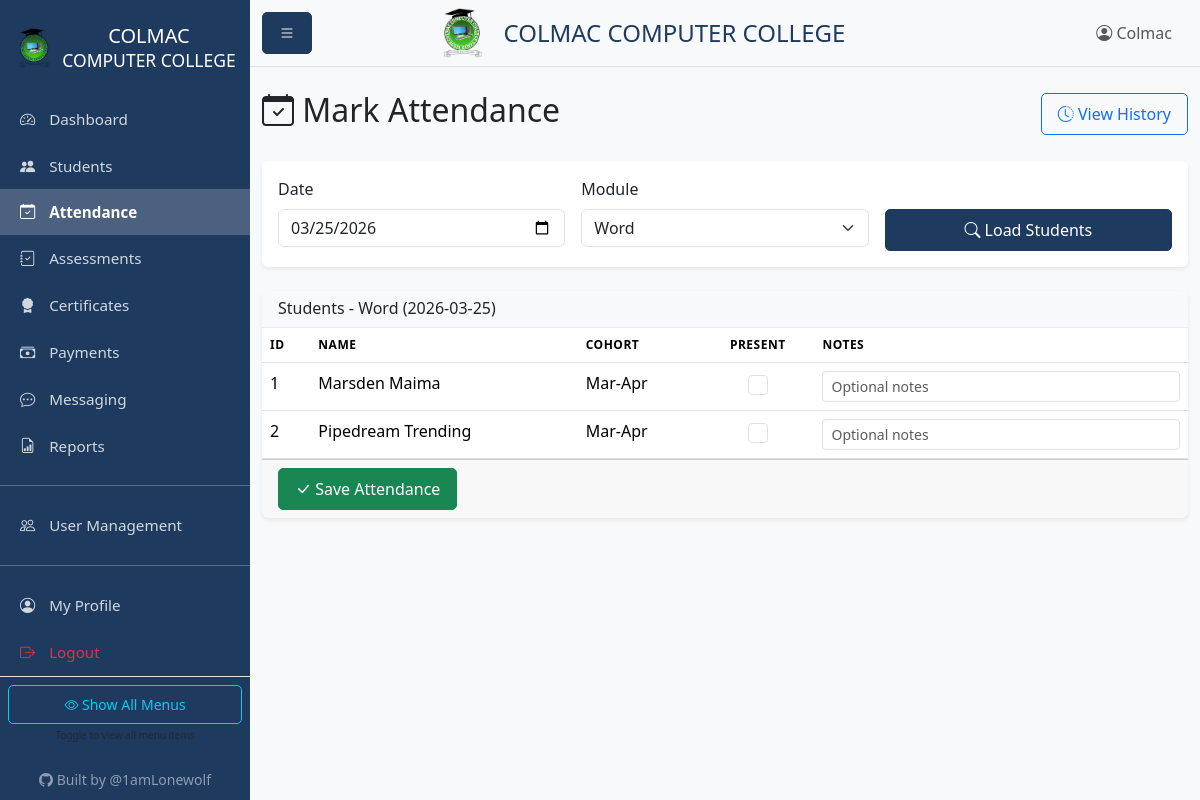
/attendance (signed in), run on an earlier commit of the app's database.
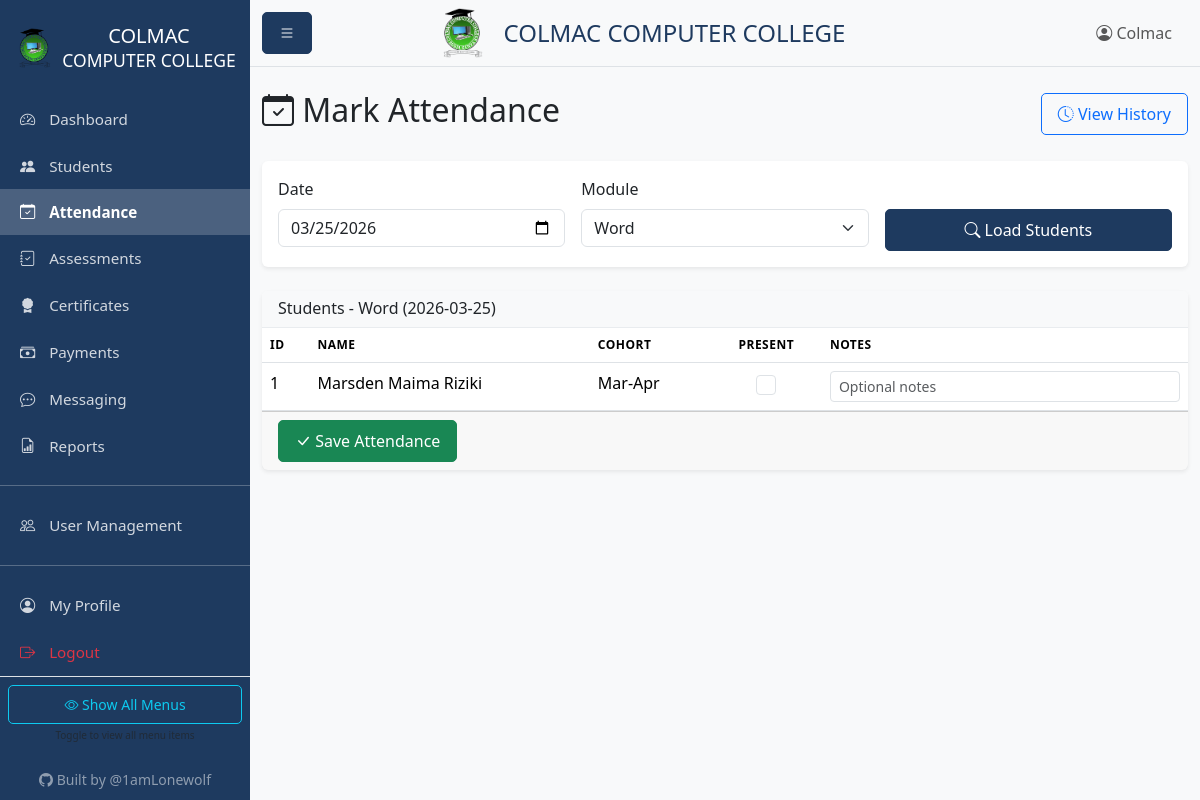
And on a later commit of the database.
### models.py (models this page shows, shortened)
class Student(db.Model):
    id = db.Column(db.Integer, primary_key=True)
    name = db.Column(db.String(100), nullable=False)
    phone = db.Column(db.String(20))
    email = db.Column(db.String(120))
    id_number = db.Column(db.String(50))  # National ID or student ID
    gender = db.Column(db.String(10))
    enrollment_date = db.Column(db.DateTime, default=datetime.utcnow)
    cohort = db.Column(db.String(50))  # e.g., "Jan-Mar 2026"
    status = db.Column(db.String(20), default='active')  # active, completed, dropped
    created_at = db.Column(db.DateTime, default=datetime.utcnow)
    updated_at = db.Column(db.DateTime, default=datetime.utcnow, onupdate=datetime.utcnow)
    attendances = db.relationship('Attendance', backref='student', lazy=True, cascade='all, delete-orphan')
    assessments = db.relationship('Assessment', backref='student', lazy=True, cascade='all, delete-orphan')
    certificates = db.relationship('Certificate', backref='student', lazy=True, cascade='all, delete-orphan')
    payments = db.relationship('Payment', backref='student', lazy=True, cascade='all, delete-orphan')

### blueprints/attendance.py (the view)
@attendance_bp.route('')
@login_required
@instructor_required
def index():
    date = request.args.get('date', datetime.now().strftime('%Y-%m-%d'))
    module = request.args.get('module', 'Word')
    date_obj = datetime.strptime(date, '%Y-%m-%d').date()
    modules = ['Word', 'Excel', 'PowerPoint', 'Access', 'Publisher', 'Internet']
    students = Student.query.filter_by(status='active').all()
    existing = {}
    for record in Attendance.query.filter_by(date=date_obj, module=module).all():
        existing[record.student_id] = record
    return render_template('attendance/index.html',
                         students=students,
                         date=date,
                         module=module,
                         modules=modules,
                         existing=existing)

### app.py (called while the page is built)
@app.context_processor
def inject_config():
    return {
        'COURSE_FEE': app.config['COURSE_FEE'],
        'COURSE_NAME': app.config['COURSE_NAME']
    }

### models.py (called while the page is built)
def init_login_manager(app):
    login_manager.init_app(app)
    login_manager.login_view = 'auth.login'
    @login_manager.user_loader
    def load_user(user_id):
        return User.query.get(int(user_id))

    @property
    def is_admin(self):
        return self.role == 'admin'

    @property
    def is_instructor(self):
        return self.role in ['admin', 'instructor']

    @property
    def is_receptionist(self):
        return self.role in ['admin', 'receptionist']

    def get_permissions(self):
        import json
        try:
            return json.loads(self.custom_permissions or '{}')
        except:
            return {}

    def has_permission(self, key):
        perms = self.get_permissions()
        return perms.get(key, False)

### templates/attendance/index.html (shortened to what this page needs)
{% extends "base.html" %}
{% block content %}
<div class="d-flex justify-content-between align-items-center mb-4">
    <h2><i class="bi bi-calendar-check"></i> Mark Attendance</h2>
    <a href="{{ url_for('attendance.history') }}" class="btn btn-outline-primary">
        <i class="bi bi-clock-history"></i> View History
    </a>
</div>
<div class="card mb-4">
    <div class="card-body">
        <form method="GET" class="row g-3">
            <div class="col-md-4">
                <label class="form-label">Date</label>
                <input type="date" name="date" class="form-control" value="{{ date }}">
            </div>
            <div class="col-md-4">
                <label class="form-label">Module</label>
                <select name="module" class="form-select">
                    {% for mod in modules %}
                        <option value="{{ mod }}" {% if module == mod %}selected{% endif %}>{{ mod }}</option>
                    {% endfor %}
                </select>
            </div>
            <div class="col-md-4">
                <label class="form-label">&nbsp;</label>
                <button type="submit" class="btn btn-primary w-100">
                    <i class="bi bi-search"></i> Load Students
                </button>
            </div>
        </form>
    </div>
</div>
<form method="POST" action="{{ url_for('attendance.save') }}">
    <div class="card">
        <div class="card-header bg-light">
            <h6 class="mb-0">Students - {{ module }} ({{ date }})</h6>
        </div>
        <div class="card-body p-0">
            <div class="table-responsive">
                <table class="table table-hover mb-0">
                    <thead>
                        <tr>
                            <th>ID</th>
                            <th>Name</th>
                            <th>Cohort</th>
                            <th class="text-center">Present</th>
                            <th>Notes</th>
                        </tr>
                    </thead>
                    <tbody>
                        {% for student in students %}
                        <tr>
                            <td>{{ student.id }}</td>
                            <td>{{ student.name }}</td>
                            <td>{{ student.cohort }}</td>
                            <td class="text-center">
                                <input type="checkbox" name="present_{{ student.id }}"
                                       class="form-check-input"
                                       style="width: 20px; height: 20px;">
                            </td>
                            <td>
                                <input type="text" name="notes_{{ student.id }}" class="form-control form-control-sm"
                                       value="{{ existing[student.id].notes if student.id in existing and existing[student.id].notes else '' }}"
                                       placeholder="Optional notes">
                            </td>
                        </tr>
                        {% else %}
                        <tr>
                            <td colspan="5" class="text-center text-muted py-4">
                                No active students found
                            </td>
                        </tr>
                        {% endfor %}
                    </tbody>
                </table>
            </div>
        </div>
        <div class="card-footer">
            <button type="submit" class="btn btn-success">
                <i class="bi bi-check-lg"></i> Save Attendance
            </button>
        </div>
    </div>
</form>
{% endblock %}

What changed in the data, as far as the page shows it:
removed Student: id "2", name "Pipedream Trending", cohort "Mar-Apr"
changed Student "Mar-Apr": name "Marsden Maima" → "Marsden Maima Riziki"
